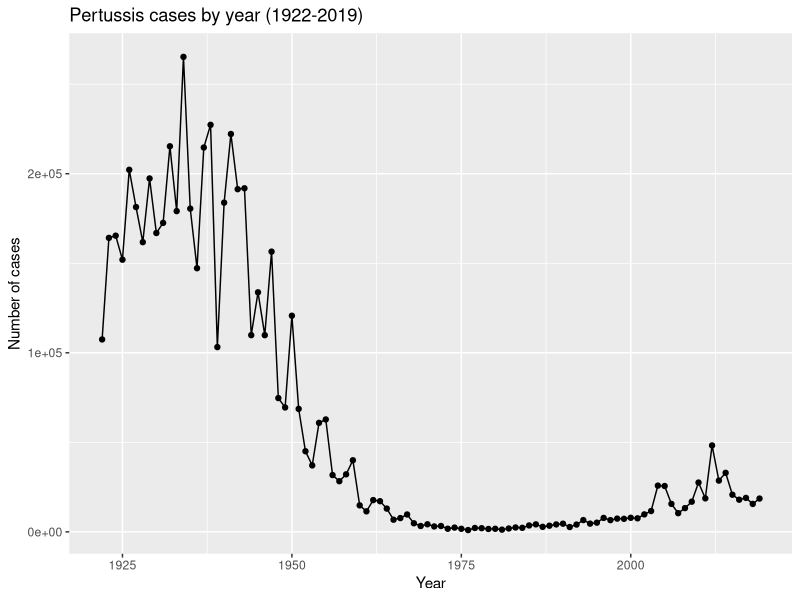
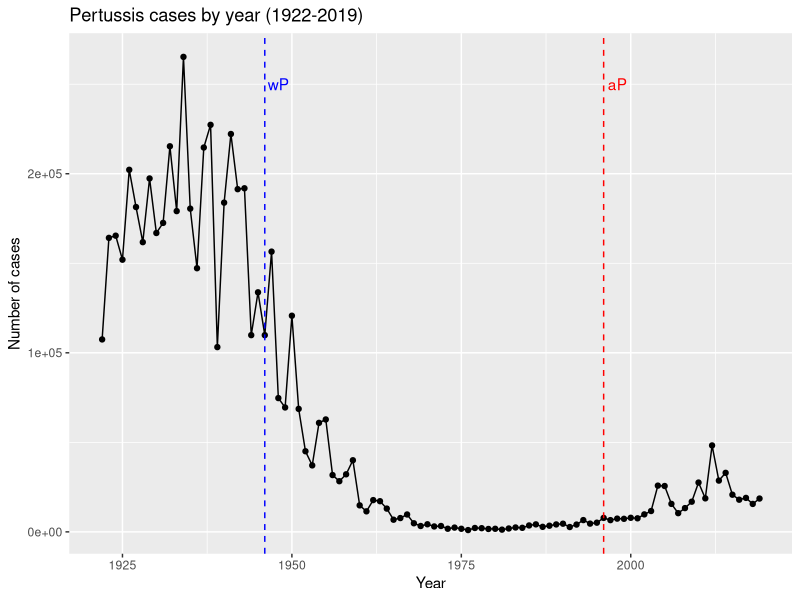

Source code (R) for these figures, in order: (Note: this script raises an error after producing the figures.)
## ---- chunk 1
#install.packages("datapasta")
cdc <- data.frame(
                                 Year = c(1922L,1923L,1924L,1925L,
                                          1926L,1927L,1928L,1929L,1930L,1931L,
                                          1932L,1933L,1934L,1935L,1936L,
                                          1937L,1938L,1939L,1940L,1941L,1942L,
                                          1943L,1944L,1945L,1946L,1947L,
                                          1948L,1949L,1950L,1951L,1952L,
                                          1953L,1954L,1955L,1956L,1957L,1958L,
                                          1959L,1960L,1961L,1962L,1963L,
                                          1964L,1965L,1966L,1967L,1968L,1969L,
                                          1970L,1971L,1972L,1973L,1974L,
                                          1975L,1976L,1977L,1978L,1979L,1980L,
                                          1981L,1982L,1983L,1984L,1985L,
                                          1986L,1987L,1988L,1989L,1990L,
                                          1991L,1992L,1993L,1994L,1995L,1996L,
                                          1997L,1998L,1999L,2000L,2001L,
                                          2002L,2003L,2004L,2005L,2006L,2007L,
                                          2008L,2009L,2010L,2011L,2012L,
                                          2013L,2014L,2015L,2016L,2017L,2018L,
                                          2019L),
         Cases = c(107473,164191,165418,152003,
                                          202210,181411,161799,197371,
                                          166914,172559,215343,179135,265269,
                                          180518,147237,214652,227319,103188,
                                          183866,222202,191383,191890,109873,
                                          133792,109860,156517,74715,69479,
                                          120718,68687,45030,37129,60886,
                                          62786,31732,28295,32148,40005,
                                          14809,11468,17749,17135,13005,6799,
                                          7717,9718,4810,3285,4249,3036,
                                          3287,1759,2402,1738,1010,2177,2063,
                                          1623,1730,1248,1895,2463,2276,
                                          3589,4195,2823,3450,4157,4570,
                                          2719,4083,6586,4617,5137,7796,6564,
                                          7405,7298,7867,7580,9771,11647,
                                          25827,25616,15632,10454,13278,
                                          16858,27550,18719,48277,28639,32971,
                                          20762,17972,18975,15609,18617)
       )
head(cdc)
## ---- chunk 2
library(ggplot2)
pertussis_plot <- ggplot(cdc) +
  aes(Year, Cases) +
  geom_point() +
  geom_line() +
  labs(title = "Pertussis cases by year (1922-2019)", x = "Year", y = "Number of cases")
pertussis_plot
## ---- chunk 3
pertussis_plot <- pertussis_plot + geom_vline(xintercept = 1946, color = "blue",
                            linetype = "dashed" ) +
  geom_vline(xintercept = 1996, color = "red", linetype = "dashed")+
  annotate("text", x=1948, y = 250000, label = "wP", color = "blue")+
  annotate("text", 1998, 250000, label = "aP", color = "red")
pertussis_plot
## ---- chunk 4
# Allows us to read, write and process JSON data
library(jsonlite)
subject <- read_json("https://www.cmi-pb.org/api/subject", simplifyVector = TRUE) 
head(subject)
## ---- chunk 5
table(subject["infancy_vac"])
## ---- chunk 6
table(subject$biological_sex)
## ---- chunk 7
table(subject$race, subject$biological_sex)
## ---- chunk 8
library(lubridate)
today()
## ---- chunk 9
subject$age <- time_length(today() - ymd(subject$year_of_birth), "years")
library(dplyr)

print("wp")
wp <- subject %>% filter(infancy_vac == "wP")
wp_age <- round(summary(time_length(today() - ymd(wp$year_of_birth), "years")))
wp_age

print("ap")
ap <- subject %>% filter(infancy_vac == "aP")
ap_age <- round(summary(time_length(today() - ymd(ap$year_of_birth), "years")))
ap_age

t.test(wp$age, ap$age)
## ---- chunk 10
boost <- (time_length(ymd(subject$date_of_boost) - ymd(subject$year_of_birth), "years"))
head(boost)
## ---- chunk 11
ggplot(subject) +
  aes(time_length(age, "year"),
      fill=as.factor(infancy_vac)) +
  geom_histogram(show.legend=FALSE) +
  facet_wrap(vars(infancy_vac), nrow=2)
## ---- chunk 12
# Complete the API URLs...
specimen <- read_json("https://www.cmi-pb.org/api/specimen", simplifyVector = TRUE) 
titer <- read_json("https://www.cmi-pb.org/api/ab_titer", simplifyVector = TRUE) 
## ---- chunk 13
meta <- inner_join(specimen, subject)
dim(meta)
head(meta)
## ---- chunk 14
abdata <- inner_join(titer, meta)
dim(abdata)
## ---- chunk 15
table(abdata$isotype)
## ---- chunk 16
table(abdata$visit)
## ---- chunk 17
#remove visit 8 with too few entries
ig1 <- abdata %>% filter(isotype == "IgG1", visit!=8)
head(ig1)
## ---- chunk 18
ggplot(ig1) +
  aes(MFI, antigen) +
  geom_boxplot() + 
  facet_wrap(vars(visit), nrow=2) + 
  labs(x="ab_titer")
## ---- chunk 19
ggplot(ig1) +
  aes(MFI, antigen, col=infancy_vac ) +
  geom_boxplot(show.legend = FALSE) + 
  facet_wrap(vars(visit), nrow=2) +
  theme_bw()
## ---- chunk 20
filter(ig1, antigen=="Measles") %>%
  ggplot() +
  aes(MFI, col=infancy_vac) +
  geom_boxplot(show.legend = T) +
  facet_wrap(vars(visit)) +
  theme_bw() +
  labs(title = "Measles antigen levels per visit")
## ---- chunk 21
filter(ig1, antigen== "FIM2/3") %>%
  ggplot() +
  aes(MFI, col=infancy_vac) +
  geom_boxplot(show.legend = T) +
  facet_wrap(vars(visit)) +
  theme_bw() +
  labs(title = "FIM2/3 antigen levels per visit")
